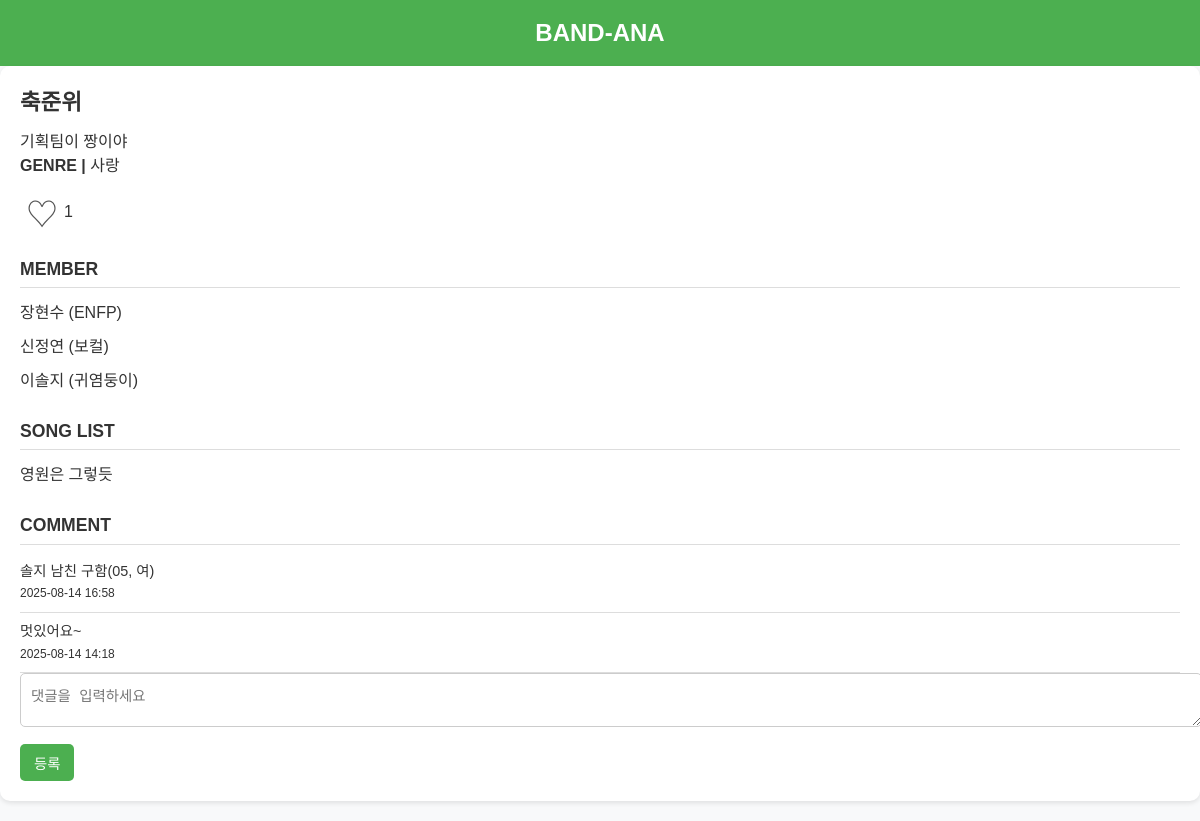
Before: /band/1/ with the older database file.
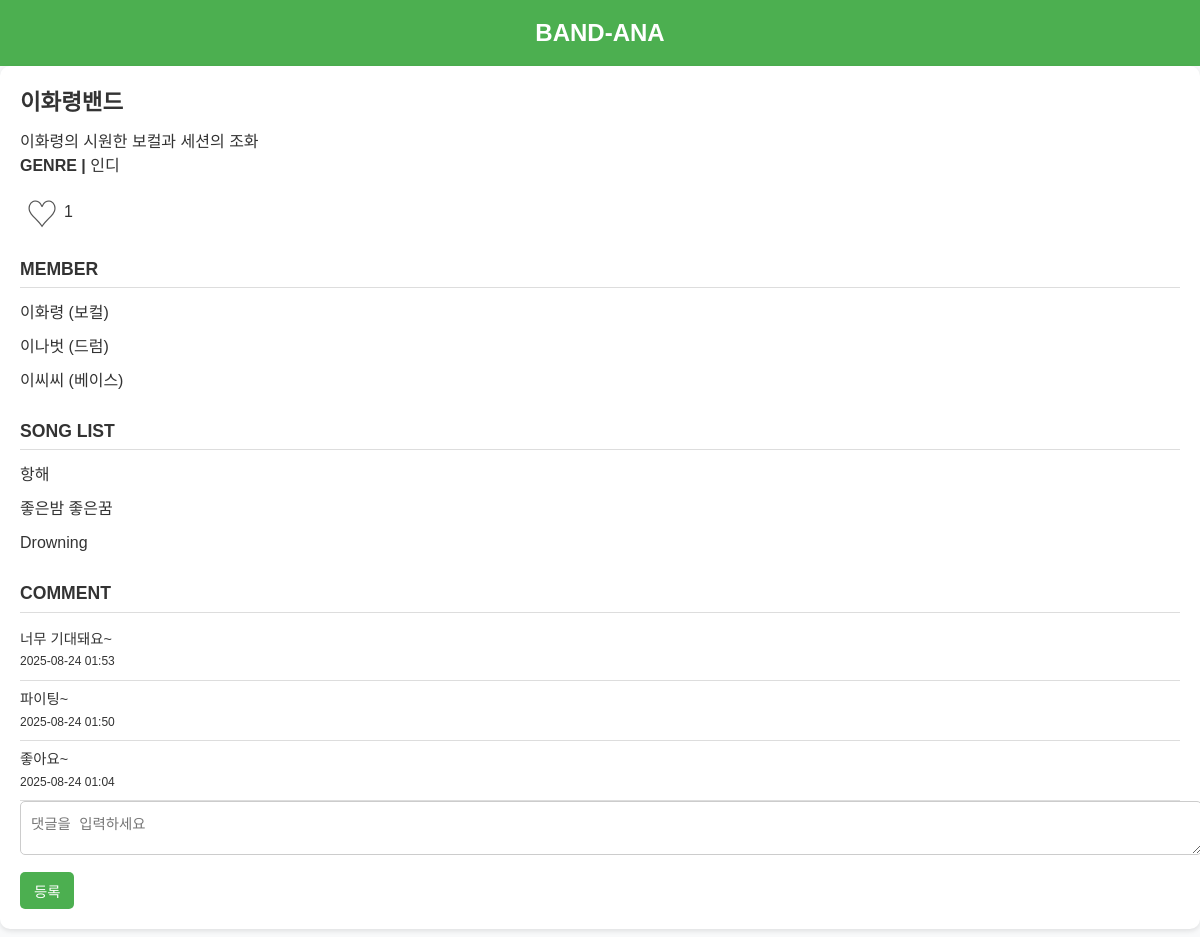
After: the same page with the newer database file.
### archive/models.py (models this page shows, shortened)
class Band(models.Model):
    name = models.CharField(max_length=100)
    description = models.TextField()
    genre = models.CharField(max_length=50)

class Member(models.Model):
    band = models.ForeignKey(Band, on_delete=models.CASCADE)
    name = models.CharField(max_length=100)
    role = models.CharField(max_length=50)

class Song(models.Model):
    band = models.ForeignKey(Band, on_delete=models.CASCADE)
    title = models.CharField(max_length=200)
    url = models.URLField(blank=True, null=True)

class Comment(models.Model):
    band = models.ForeignKey(Band, on_delete=models.CASCADE)
    content = models.TextField()
    created_at = models.DateTimeField(auto_now_add=True)

### archive/views.py (the view)
# urls.py: path('band/<int:band_id>/', views.band_detail, name='band_detail'),
def band_detail(request, band_id):
    band = get_object_or_404(Band, id=band_id)
    members = Member.objects.filter(band=band)
    songs = Song.objects.filter(band=band)
    comments = Comment.objects.filter(band=band).order_by('-created_at')
    session_key = request.session.session_key
    if not session_key:
        request.session.save()
        session_key = request.session.session_key
    liked = Like.objects.filter(band=band, session_key=session_key).exists()
    if request.method == 'POST':
        form = CommentForm(request.POST)
        if form.is_valid():
            comment = form.save(commit=False)
            comment.band = band
            comment.save()
            return redirect('band_detail', band_id=band.id)
    else:
        form = CommentForm()
    likes_count = Like.objects.filter(band=band).count()
    return render(request, 'bands/band_detail.html', {
        'band': band,
        'members': members,
        'songs': songs,
        'comments': comments,
        'liked': liked,
        'likes_count': likes_count,
        'form': form,
    })

### archive/forms.py
class CommentForm(forms.ModelForm):
    class Meta:
        model = Comment
        fields = ['content']
        widgets = {
            'content': forms.Textarea(attrs={'rows': 2, 'placeholder': '댓글을 입력하세요'}),
        }

### archive/templates/bands/band_detail.html (shortened to what this page needs)
{% extends 'base.html' %}
{% block content %}
<div class="container">
    <div class="band-detail">
        <h2>{{ band.name }}</h2>
        <p>{{ band.description }}</p>
        <p><strong>GENRE | </strong> {{ band.genre }}</p>
        <div class="like-section">
            <button id="like-button" class="heart-btn {% if liked %}liked{% endif %}">
                <span id="heart-symbol">{% if liked %}♥{% else %}♡{% endif %}</span>
                <span id="likes-count" class="like-count">{{ likes_count }}</span>
            </button>
        </div>
        <h3 class="section-title">MEMBER</h3>
        <ul>
            {% for member in members %}
                <li>{{ member.name }} ({{ member.role }})</li>
            {% empty %}
                <li>멤버 정보가 없습니다.</li>
            {% endfor %}
        </ul>
        <h3 class="section-title">SONG LIST</h3>
        <ul>
            {% for song in songs %}
                <li>
                    {{ song.title }}
                </li>
            {% empty %}
                <li>등록된 노래가 없습니다.</li>
            {% endfor %}
        </ul>
        <h3 class="section-title">COMMENT</h3>
        <ul class="comment-list">
            {% for comment in comments %}
                <li>{{ comment.content }} <br><small>{{ comment.created_at|date:"Y-m-d H:i" }}</small></li>
            {% empty %}
                <li>댓글이 없습니다.</li>
            {% endfor %}
        </ul>
        <form method="post" class="comment-form">
            {{ form.as_p }}
            <button type="submit">등록</button>
        </form>
    </div>
</div>
{% endblock %}

### archive/templates/base.html (shortened to what this page needs)
{% load static %}
<!DOCTYPE html>
<html lang="ko">
<head>
    <link rel="stylesheet" href="{% static 'css/style.css' %}">
</head>
<body>
<header>
    <a href="{% url 'band_list' %}">BAND-ANA</a>
</header>
<div class="mobile-wrapper">
    {% block content %}{% endblock %}
</div>
</body>
</html>

### static/css/style.css (style rules this page uses)
body, h1, h2, h3, p, ul, li { margin: 0; padding: 0; }
body { font-family: Arial, sans-serif; background-color: #f8f9fa; color: #333; line-height: 1.5; }
header { text-align: center; padding: 15px 0; background-color: #4CAF50; color: white; }
header a { color: white; text-decoration: none; font-size: 1.5rem; font-weight: bold; }
.band-detail { background-color: white; border-radius: 10px; padding: 20px; box-shadow: 0 2px 5px rgba(0,0,0,0.1); margin-bottom: 20px; }
.band-detail h2 { font-size: 1.4rem; margin-bottom: 10px; }
.like-section { margin: 10px 0; }
.heart-btn { font-size: 32px; background: none; border: none; cursor: pointer; color: #555; transition: color 0.3s ease; display: inline-flex; align-items: center; gap: 6px; }
.like-count { font-size: 1rem; color: #333; }
.section-title { font-size: 1.1rem; margin-top: 20px; margin-bottom: 8px; border-bottom: 1px solid #ddd; padding-bottom: 5px; }
ul { list-style: none; padding-left: 0; }
ul li { padding: 5px 0; }
.comment-form textarea { width: 100%; padding: 10px; font-size: 0.9rem; border-radius: 5px; border: 1px solid #ccc; margin-bottom: 10px; }
.comment-form button { background-color: #4CAF50; color: white; border: none; padding: 8px 14px; font-size: 0.9rem; border-radius: 5px; cursor: pointer; }
.comment-list li { border-bottom: 1px solid #ddd; padding: 8px 0; font-size: 0.9rem; color: #333; }

Changed rows visible on the page:
removed Member: name "이솔지", role "귀염둥이"
removed Comment: content "솔지 남친 구함(05, 여)", created_at "2025-08-14 16:58"
removed Comment: content "멋있어요~", created_at "2025-08-14 14:18"
changed Band: name "축준위" → "이화령밴드"; description "기획팀이 짱이야" → "이화령의 시원한 보컬과 세션의 조화"; genre "사랑" → "인디"
changed Member: name "장현수" → "이화령"; role "ENFP" → "보컬"
changed Member: name "신정연" → "이나벗"; role "보컬" → "드럼"
added Member: name "이씨씨", role "베이스"
changed Song (number 1 of 3 on the later page): title "영원은 그렇듯" → "항해"
added Song: title "좋은밤 좋은꿈"
added Song: title "Drowning"
added Comment: content "너무 기대돼요~", created_at "2025-08-24 01:53"
added Comment: content "파이팅~", created_at "2025-08-24 01:50"
added Comment: content "좋아요~", created_at "2025-08-24 01:04"
